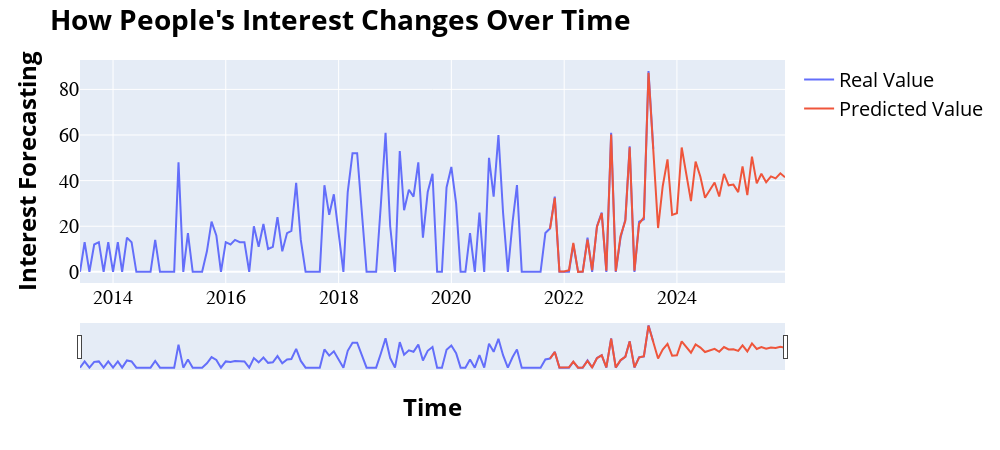
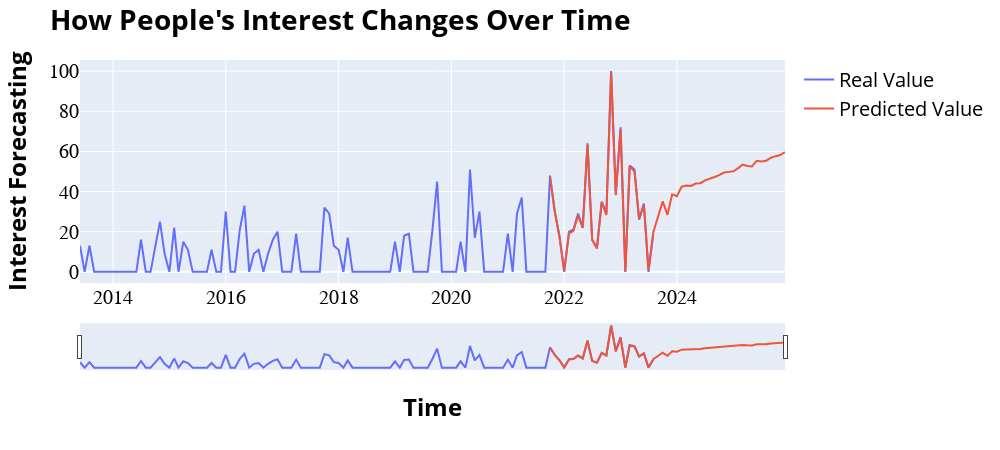

Notebook source saved alongside these figures, in order:
### Code cell
for df in [df_global, df_local]:
    model, Score_te = modeling_LGBMRegressor_slidingwindow1D(df, SEQUENCE=SEQUENCE, Y_SCALING=Y_SCALING, MOVING_TYPE=MOVING_TYPE,
                                                   TRAIN_WINDOW=TRAIN_WINDOW, FORECASTING_PERIOD=FORECASTING_PERIOD,
                                                   LOSS=LOSS_ML, GRIDSEARCH_PARAMS=PARAMS_BOOST, CV_SPLITS=CV_SPLITS,
                                                   PLOT_TITLE=PLOT_TITLE, PLOT_XLABEL=PLOT_XLABEL, PLOT_YLABEL=PLOT_YLABEL)
    display(Score_te)

### Figure 1 — Plotly figure (JSON) as saved in the notebook; plotly's stock layout.template omitted (floating-point values rounded to 4 significant figures; data arrays with more than 128 entries replaced by an {"elided": "..."} marker saying what was removed)
{"data": [{"hovertemplate": "variable=Real Value<br>index=%{x}<br>value=%{y}<extra></extra>", "legendgroup": "Real Value", "line": {"color": "#636efa", "dash": "solid"}, "marker": {"symbol": "circle"}, "mode": "lines", "name": "Real Value", "orientation": "v", "showlegend": true, "type": "scatter", "x": {"elided": "151 str values"}, "xaxis": "x", "y": {"elided": "151 int values"}, "yaxis": "y"}, {"hovertemplate": "variable=Predicted Value<br>index=%{x}<br>value=%{y}<extra></extra>", "legendgroup": "Predicted Value", "line": {"color": "#EF553B", "dash": "solid"}, "marker": {"symbol": "circle"}, "mode": "lines", "name": "Predicted Value", "orientation": "v", "showlegend": true, "type": "scatter", "x": {"elided": "151 str values"}, "xaxis": "x", "y": {"elided": "151 float values"}, "yaxis": "y"}], "layout": {"font": {"color": "black", "size": 20}, "height": 450, "legend": {"title": {"text": ""}, "tracegroupgap": 0}, "margin": {"t": 60}, "title": {"text": "<b>How People's Interest Changes Over Time<b>"}, "width": 1000, "xaxis": {"anchor": "y", "domain": [0, 1], "rangeslider": {"visible": true}, "tickfont": {"family": "Arial Black"}, "title": {"text": "<b>Time<b>"}}, "yaxis": {"anchor": "x", "domain": [0, 1], "tickfont": {"family": "Arial Black"}, "title": {"text": "<b>Interest Forecasting<b>"}}}}

### Figure 2 — Plotly figure (JSON) as saved in the notebook; plotly's stock layout.template omitted (floating-point values rounded to 4 significant figures; data arrays with more than 128 entries replaced by an {"elided": "..."} marker saying what was removed)
{"data": [{"hovertemplate": "variable=Real Value<br>index=%{x}<br>value=%{y}<extra></extra>", "legendgroup": "Real Value", "line": {"color": "#636efa", "dash": "solid"}, "marker": {"symbol": "circle"}, "mode": "lines", "name": "Real Value", "orientation": "v", "showlegend": true, "type": "scatter", "x": {"elided": "151 str values"}, "xaxis": "x", "y": {"elided": "151 int values"}, "yaxis": "y"}, {"hovertemplate": "variable=Predicted Value<br>index=%{x}<br>value=%{y}<extra></extra>", "legendgroup": "Predicted Value", "line": {"color": "#EF553B", "dash": "solid"}, "marker": {"symbol": "circle"}, "mode": "lines", "name": "Predicted Value", "orientation": "v", "showlegend": true, "type": "scatter", "x": {"elided": "151 str values"}, "xaxis": "x", "y": {"elided": "151 float values"}, "yaxis": "y"}], "layout": {"font": {"color": "black", "size": 20}, "height": 450, "legend": {"title": {"text": ""}, "tracegroupgap": 0}, "margin": {"t": 60}, "title": {"text": "<b>How People's Interest Changes Over Time<b>"}, "width": 1000, "xaxis": {"anchor": "y", "domain": [0, 1], "rangeslider": {"visible": true}, "tickfont": {"family": "Arial Black"}, "title": {"text": "<b>Time<b>"}}, "yaxis": {"anchor": "x", "domain": [0, 1], "tickfont": {"family": "Arial Black"}, "title": {"text": "<b>Interest Forecasting<b>"}}}}
